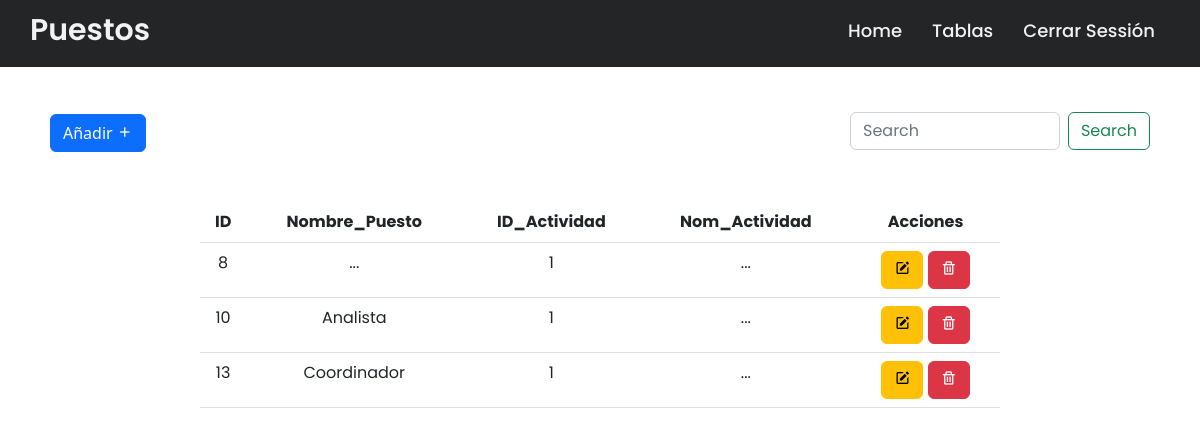
/tab/Puestos/puesto.php (signed in), run on an earlier commit of the app's database.
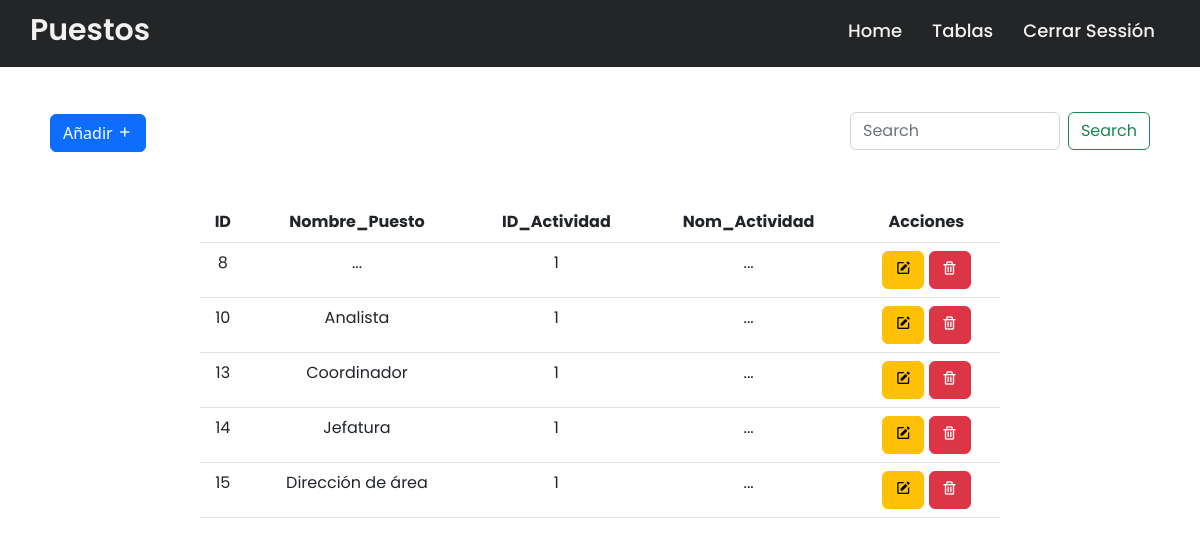
And on a later commit of the database.
### tables this page shows
CREATE TABLE `nuevo_puesto` (
  `ID_Nuevo_Puesto` int(11) NOT NULL,
  `Nuevo_Puesto` varchar(50) NOT NULL,
  `ID_Actividad` int(11) NOT NULL,
  `nom_actividad` varchar(50) NOT NULL
);

### tab/Puestos/puesto.php (the view, shortened to what this page needs)
<!DOCTYPE html>
<html lang="en">
<head>
    <link rel="stylesheet" href="../../css/navbar.css">
    <link href="https://cdn.jsdelivr.net/npm/bootstrap@5.2.2/dist/css/bootstrap.min.css" rel="stylesheet">
    <link href='https://unpkg.com/boxicons@2.1.4/css/boxicons.min.css' rel='stylesheet'>
    <link rel="stylesheet" href="https://cdnjs.cloudflare.com/ajax/libs/font-awesome/5.15.3/css/all.min.css"/>
</head>
<body><br>
    <div class="navbar">
    <nav>
    <div class="wrapper">
      <div class="logo"><a href="#"> Puestos </a></div>
      <ul class="nav-links">
        <li><a href="../../home.php">Home</a></li>
        <li>
          <a href="#" class="desktop-item">Tablas</a>
        </li>
        <li><a type="submite" href="../../destroy.php">Cerrar Sessión</a></li>
      </ul>
    </div>
  </nav>
    </div>
    <br>
    <div class="position-absolute top-10 end-0" style="width: 300px; margin-right: 50px;"><br><br>
    <form class="d-flex" role="search">
        <input class="form-control me-2" type="search" placeholder="Search" aria-label="Search">
        <button class="btn btn-outline-success" type="submit">Search</button>
      </form>
    </div>
     <button type="button" class="btn btn-primary" data-bs-toggle="modal" data-bs-target="#exampleModal" style="margin: 50px;">
        Añadir <i class='bx bx-plus'></i>
    </button>
                            <?php
                                include ("../../config/conexion.php");
                            ?>
    <div class="row justify-content-center">
    <table class="table" style="width: 800px;">
  <thead class="text-center">
    <tr>
      <th scope="col">ID</th>
      <th scope="col">Nombre_Puesto</th>
      <th scope="col">ID_Actividad</th>
      <th scope="col">Nom_Actividad</th>
      <th scope="col">Acciones</th>
    </tr>
  </thead>
  <tbody class="text-center">
    <?php
      $query = "SELECT * FROM nuevo_puesto";
      $result_task = mysqli_query($conexion, $query);
      while($row = mysqli_fetch_assoc($result_task)) { ?>
      <tr>
        <td><?php echo $row['ID_Nuevo_Puesto']; ?></td>
        <td><?php echo $row['Nuevo_Puesto']; ?></td>
        <td><?php echo $row['ID_Actividad']; ?></td>
        <td><?php echo $row['nom_actividad']; ?></td>
        <td>
          <a href="edit.php?ID_Nuevo_Puesto=<?php echo $row['ID_Nuevo_Puesto']?>" class="btn btn-warning">
            <i class='bx bxs-edit'></i>
          </a>
          <a href="delete.php?ID_Nuevo_Puesto=<?php echo $row['ID_Nuevo_Puesto']?>" class="btn btn-danger">
            <i class='bx bx-trash'></i>
          </a>
        </td>
      </tr>
      <?php } ?>
  </tbody>
</table>
    </div>
</body>
</html>

What changed in the data, as far as the page shows it:
added nuevo_puesto: ID_Nuevo_Puesto "14", Nuevo_Puesto "Jefatura", ID_Actividad "1", nom_actividad "..."
added nuevo_puesto: ID_Nuevo_Puesto "15", Nuevo_Puesto "Dirección de área", ID_Actividad "1", nom_actividad "..."
